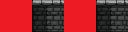

Tiled map render using the project's own tile images. Description and the whole map definition, tile-layer contents included, below:
An orthogonal 4x1 tile map with 32x32 px tiles, 2 tile layers (Tile Layer 1, Tile Layer 2), 2 tilesets.

<map version="1.0" tiledversion="1.1.5" orientation="orthogonal" renderorder="right-down" width="4" height="1" tilewidth="32" tileheight="32" infinite="0" nextobjectid="1">
 <tileset firstgid="1" name="Red Square" tilewidth="32" tileheight="32" tilecount="1" columns="1">
  <image source="collisiontile.png" width="32" height="32" />
 </tileset>
 <tileset firstgid="2" name="jungletiles" tilewidth="32" tileheight="32" tilecount="90" columns="10">
  <image source="jungletiles.png" width="320" height="288" />
 </tileset>
 <layer name="Tile Layer 1" width="4" height="1">
  <data encoding="csv">
1,2,0,0
</data>
 </layer>
 <layer name="Tile Layer 2" width="4" height="1">
  <data encoding="csv">
0,0,1,2
</data>
 </layer>
</map>
